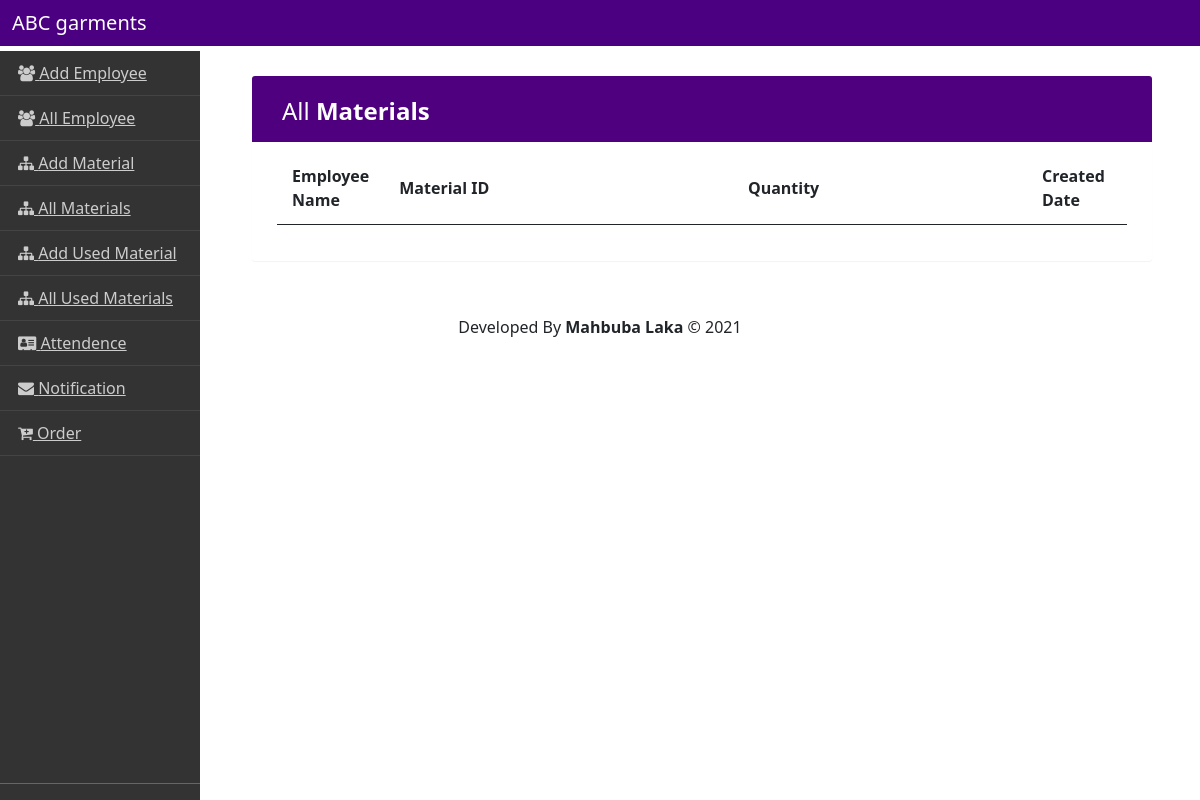
The page /garments/show_materials_used/ (signed in) on the database as committed earlier.
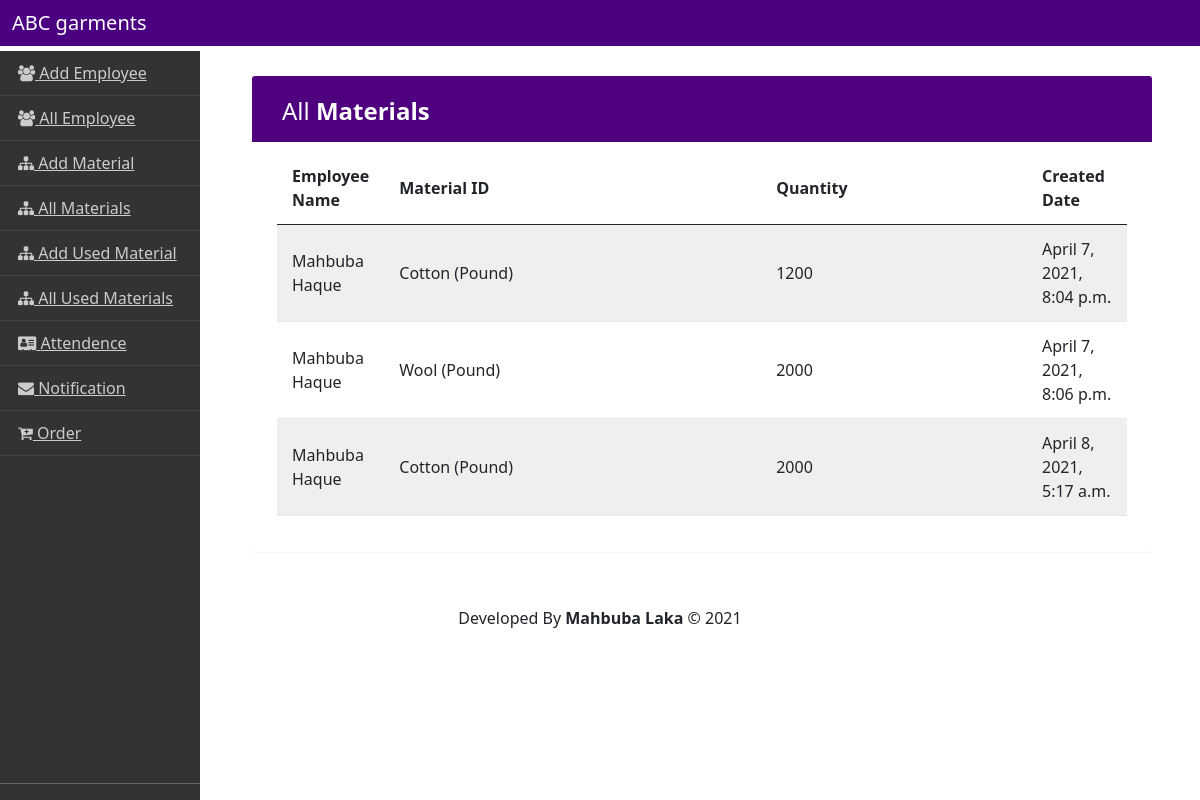
The same page on the database as committed later.
### abc_garments/models.py (models this page shows, shortened)
class MaterialsUsed(models.Model):
    employee_id=models.ForeignKey(Employee,on_delete=models.CASCADE)
    materials_id=models.ForeignKey(Materials,on_delete=models.CASCADE)
    quantity=models.IntegerField()
    created=models.DateTimeField(auto_now_add=True)

class Employee(models.Model):
    first_name=models.CharField(max_length=255)
    last_name=models.CharField(max_length=255)
    salary=models.IntegerField()
    phone=models.CharField(max_length=20)
    supervisor=models.ForeignKey(User,on_delete=models.CASCADE)
    def __str__(self):
        return "{} {}".format(self.first_name,self.last_name)

class Materials(models.Model):
    name=models.CharField(max_length=255)
    status=models.BooleanField(default=True)
    def __str__(self):
        return self.name

### abc_garments/views.py (the view)
# urls.py: path('show_materials_used/',show_materialsused,name='show_materials_used'),
@login_required
def show_materialsused(request):
    materialsused = MaterialsUsed.objects.all()
    context={
        "materials" : materialsused
    }
    return render(request,"admin/show_materials_used.html", context)

### templates/admin/show_materials_used.html (shortened to what this page needs)
{% extends 'admin/base_admin.html' %}
{% load static %}
{% block CSS %}
<link rel="stylesheet" href="{% static 'custom/css/datatable.css' %}">
{% endblock CSS%}
{% block content %}
<div class="container">
    <div class="container">
        <div class="table-wrapper">
            <div class="table-title">
                <div class="row">
                    <div class="col-sm-6">
                        <h2>All <b>Materials</b></h2>
                    </div>
                </div>
            </div>
            <table class="table table-striped table-hover">
                <thead>
                    <tr>
                        <th>Employee Name</th>
                        <th>Material ID</th>
                        <th>Quantity</th>
                        <th>Created Date</th>
                    </tr>
                </thead>
                <tbody>
                    {% for material in materials %}
                    <tr>
                        <td>{{material.employee_id}}</td>
                        <td>{{material.materials_id}}</td>
                        <td>{{material.quantity}}</td>
                        <td>{{material.created}}</td>
                    </tr>
                    {% endfor %}
                </tbody>
            </table>
        </div>
    </div>
</div>
{% endblock %}

Rows that differ between the two databases and show on the page:
added MaterialsUsed: employee_id "Mahbuba Haque", materials_id "Cotton (Pound)", quantity "1200", created "April 7, 2021, 8:04 p.m."
added MaterialsUsed: employee_id "Mahbuba Haque", materials_id "Wool (Pound)", quantity "2000", created "April 7, 2021, 8:06 p.m."
added MaterialsUsed: employee_id "Mahbuba Haque", materials_id "Cotton (Pound)", quantity "2000", created "April 8, 2021, 5:17 a.m."
